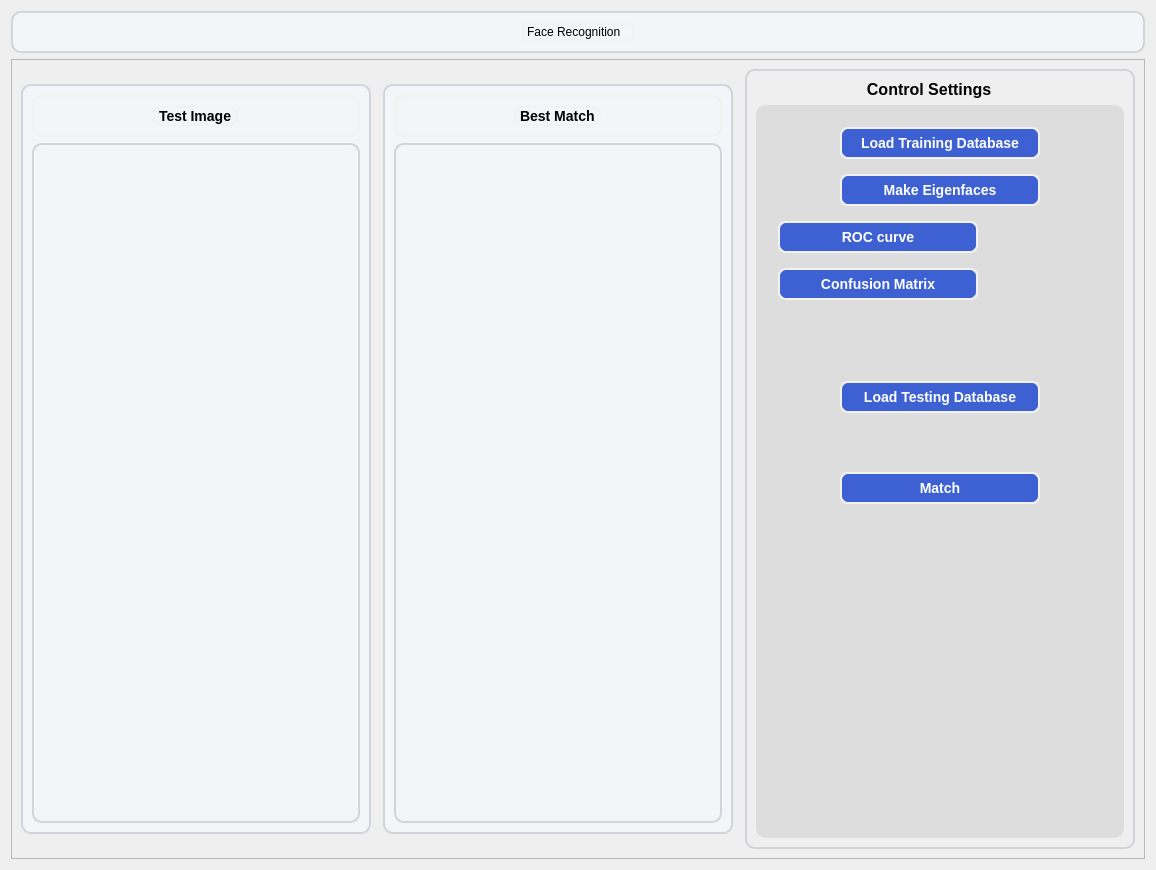
      <widget class="QWidget" name="tab">
       <attribute name="title">
        <string>Face Recognition      </string>
       </attribute>
       <layout class="QVBoxLayout" name="verticalLayout_5">
        <item>
         <widget class="QFrame" name="frame_2">
          <property name="sizePolicy">
           <sizepolicy hsizetype="Preferred" vsizetype="Fixed">
            <horstretch>0</horstretch>
            <verstretch>0</verstretch>
           </sizepolicy>
          </property>
          <property name="styleSheet">
           <string notr="true">background-color:#F4F5F9;
border-radius:10px;
border : 2px solid #D1D5DB; </string>
          </property>
          <property name="frameShape">
           <enum>QFrame::StyledPanel</enum>
          </property>
          <property name="frameShadow">
           <enum>QFrame::Raised</enum>
          </property>
          <layout class="QHBoxLayout" name="horizontalLayout_2">
           <item>
            <spacer name="horizontalSpacer_2">
             <property name="orientation">
              <enum>Qt::Horizontal</enum>
             </property>
             <property name="sizeType">
              <enum>QSizePolicy::Fixed</enum>
             </property>
             <property name="sizeHint" stdset="0">
              <size>
               <width>500</width>
               <height>20</height>
              </size>
             </property>
            </spacer>
           </item>
           <item>
            <widget class="QLabel" name="label">
             <property name="sizePolicy">
              <sizepolicy hsizetype="Preferred" vsizetype="Fixed">
               <horstretch>0</horstretch>
               <verstretch>0</verstretch>
              </sizepolicy>
             </property>
             <property name="styleSheet">
              <string notr="true">font: 16pt &quot;PT Bold Heading&quot;;
border : 2px solid #F2F2F2; </string>
             </property>
             <property name="text">
              <string>Face Recognition</string>
             </property>
            </widget>
           </item>
           <item>
            <spacer name="horizontalSpacer">
             <property name="orientation">
              <enum>Qt::Horizontal</enum>
             </property>
             <property name="sizeType">
              <enum>QSizePolicy::Fixed</enum>
             </property>
             <property name="sizeHint" stdset="0">
              <size>
               <width>500</width>
               <height>20</height>
              </size>
             </property>
            </spacer>
           </item>
          </layout>
         </widget>
        </item>
        <item>
         <widget class="QFrame" name="frame_31">
          <property name="minimumSize">
           <size>
            <width>1000</width>
            <height>800</height>
           </size>
          </property>
          <property name="maximumSize">
           <size>
            <width>2000</width>
            <height>16777215</height>
           </size>
          </property>
          <property name="frameShape">
           <enum>QFrame::StyledPanel</enum>
          </property>
          <property name="frameShadow">
           <enum>QFrame::Raised</enum>
          </property>
          <layout class="QHBoxLayout" name="horizontalLayout_17">
           <property name="spacing">
            <number>12</number>
           </property>
           <item>
            <widget class="QFrame" name="frame_40">
             <property name="minimumSize">
              <size>
               <width>350</width>
               <height>0</height>
              </size>
             </property>
             <property name="maximumSize">
              <size>
               <width>700</width>
               <height>750</height>
              </size>
             </property>
             <property name="styleSheet">
              <string notr="true">background-color:#F4F5F9;
border-radius:10px;
border : 2px solid #D1D5DB; </string>
             </property>
             <property name="frameShape">
              <enum>QFrame::StyledPanel</enum>
             </property>
             <property name="frameShadow">
              <enum>QFrame::Raised</enum>
             </property>
             <layout class="QGridLayout" name="gridLayout_10">
              <item row="0" column="0">
               <widget class="QFrame" name="frame_41">
                <property name="sizePolicy">
                 <sizepolicy hsizetype="Preferred" vsizetype="Fixed">
                  <horstretch>0</horstretch>
                  <verstretch>0</verstretch>
                 </sizepolicy>
                </property>
                <property name="styleSheet">
                 <string notr="true">border : 2px solid #F2F2F2; </string>
                </property>
                <property name="frameShape">
                 <enum>QFrame::StyledPanel</enum>
                </property>
                <property name="frameShadow">
                 <enum>QFrame::Raised</enum>
                </property>
                <layout class="QHBoxLayout" name="horizontalLayout_30">
                 <item alignment="Qt::AlignHCenter">
                  <widget class="QLabel" name="label_3">
                   <property name="sizePolicy">
                    <sizepolicy hsizetype="Preferred" vsizetype="Fixed">
                     <horstretch>0</horstretch>
                     <verstretch>0</verstretch>
                    </sizepolicy>
                   </property>
                   <property name="styleSheet">
                    <string notr="true">color: rgb(0, 0, 0);
font-weight: bold;
font-size: 14px;</string>
                   </property>
                   <property name="text">
                    <string>Test Image</string>
                   </property>
                  </widget>
                 </item>
                </layout>
               </widget>
              </item>
              <item row="1" column="0">
               <widget class="QLabel" name="inputRecognition">
                <property name="minimumSize">
                 <size>
                  <width>0</width>
                  <height>0</height>
                 </size>
                </property>
                <property name="maximumSize">
                 <size>
                  <width>600</width>
                  <height>700</height>
                 </size>
                </property>
                <property name="styleSheet">
                 <string notr="true">background-color:#F4F5F9;
border-radius:10px;
border : 2px solid #D1D5DB; </string>
                </property>
                <property name="text">
                 <string/>
                </property>
               </widget>
              </item>
             </layout>
            </widget>
           </item>
           <item>
            <widget class="QFrame" name="frame_42">
             <property name="minimumSize">
              <size>
               <width>350</width>
               <height>0</height>
              </size>
             </property>
             <property name="maximumSize">
              <size>
               <width>700</width>
               <height>750</height>
              </size>
             </property>
             <property name="styleSheet">
              <string notr="true">background-color:#F4F5F9;
border-radius:10px;
border : 2px solid #D1D5DB; </string>
             </property>
             <property name="frameShape">
              <enum>QFrame::StyledPanel</enum>
             </property>
             <property name="frameShadow">
              <enum>QFrame::Raised</enum>
             </property>
             <layout class="QGridLayout" name="gridLayout_11">
              <item row="1" column="0">
               <widget class="QFrame" name="frame_43">
                <property name="sizePolicy">
                 <sizepolicy hsizetype="Preferred" vsizetype="Fixed">
                  <horstretch>0</horstretch>
                  <verstretch>0</verstretch>
                 </sizepolicy>
                </property>
                <property name="styleSheet">
                 <string notr="true">border : 2px solid #F2F2F2; </string>
                </property>
                <property name="frameShape">
                 <enum>QFrame::StyledPanel</enum>
                </property>
                <property name="frameShadow">
                 <enum>QFrame::Raised</enum>
                </property>
                <layout class="QHBoxLayout" name="horizontalLayout_36">
                 <item alignment="Qt::AlignHCenter">
                  <widget class="QLabel" name="label_34">
                   <property name="sizePolicy">
                    <sizepolicy hsizetype="Preferred" vsizetype="Fixed">
                     <horstretch>0</horstretch>
                     <verstretch>0</verstretch>
                    </sizepolicy>
                   </property>
                   <property name="styleSheet">
                    <string notr="true">color: rgb(0, 0, 0);
font-weight: bold;
font-size: 14px;</string>
                   </property>
                   <property name="text">
                    <string>Best Match</string>
                   </property>
                  </widget>
                 </item>
                </layout>
               </widget>
              </item>
              <item row="3" column="0">
               <widget class="QLabel" name="outputRecognition">
                <property name="maximumSize">
                 <size>
                  <width>600</width>
                  <height>700</height>
                 </size>
                </property>
                <property name="styleSheet">
                 <string notr="true"/>
                </property>
                <property name="text">
                 <string/>
                </property>
               </widget>
              </item>
             </layout>
            </widget>
           </item>
           <item>
            <widget class="QFrame" name="frame_44">
             <property name="minimumSize">
              <size>
               <width>390</width>
               <height>0</height>
              </size>
             </property>
             <property name="maximumSize">
              <size>
               <width>300</width>
               <height>16777215</height>
              </size>
             </property>
             <property name="styleSheet">
              <string notr="true">
font: 10pt &quot;MS Shell Dlg 2&quot;;
border-radius:10px;
border : 2px solid #D1D5DB; </string>
             </property>
             <property name="frameShape">
              <enum>QFrame::StyledPanel</enum>
             </property>
             <property name="frameShadow">
              <enum>QFrame::Raised</enum>
             </property>
             <layout class="QVBoxLayout" name="verticalLayout_9">
              <item>
               <widget class="QLabel" name="label_11">
                <property name="sizePolicy">
                 <sizepolicy hsizetype="Preferred" vsizetype="Fixed">
                  <horstretch>0</horstretch>
                  <verstretch>0</verstretch>
                 </sizepolicy>
                </property>
                <property name="font">
                 <font>
                  <family>MS Shell Dlg 2</family>
                  <pointsize>-1</pointsize>
                  <weight>75</weight>
                  <italic>false</italic>
                  <bold>true</bold>
                 </font>
                </property>
                <property name="styleSheet">
                 <string notr="true">color: rgb(0, 0, 0);
font-weight: bold;
font-size: 16px;
border : none;</string>
                </property>
                <property name="text">
                 <string>                         Control Settings</string>
                </property>
               </widget>
              </item>
              <item>
               <widget class="QFrame" name="uploadButtons_frame">
                <property name="minimumSize">
                 <size>
                  <width>0</width>
                  <height>0</height>
                 </size>
                </property>
                <property name="styleSheet">
                 <string notr="true">background-color: rgb(221, 221, 221);
border : 2px solid #DDDDDD; 
border-radius:10px;</string>
                </property>
                <property name="frameShape">
                 <enum>QFrame::StyledPanel</enum>
                </property>
                <property name="frameShadow">
                 <enum>QFrame::Raised</enum>
                </property>
                <layout class="QVBoxLayout" name="verticalLayout_2">
                 <item>
                  <widget class="QFrame" name="matching_frame">
                   <property name="sizePolicy">
                    <sizepolicy hsizetype="Preferred" vsizetype="Fixed">
                     <horstretch>0</horstretch>
                     <verstretch>0</verstretch>
                    </sizepolicy>
                   </property>
                   <property name="frameShape">
                    <enum>QFrame::StyledPanel</enum>
                   </property>
                   <property name="frameShadow">
                    <enum>QFrame::Raised</enum>
                   </property>
                   <layout class="QVBoxLayout" name="verticalLayout_14">
                    <property name="spacing">
                     <number>15</number>
                    </property>
                    <item alignment="Qt::AlignHCenter">
                     <widget class="QPushButton" name="uploadImage1_button">
                      <property name="minimumSize">
                       <size>
                        <width>200</width>
                        <height>28</height>
                       </size>
                      </property>
                      <property name="maximumSize">
                       <size>
                        <width>100</width>
                        <height>16777215</height>
                       </size>
                      </property>
                      <property name="font">
                       <font>
                        <family>MS Shell Dlg 2</family>
                        <pointsize>-1</pointsize>
                        <weight>75</weight>
                        <italic>false</italic>
                        <bold>true</bold>
                       </font>
                      </property>
                      <property name="styleSheet">
                       <string notr="true">QPushButton {
    background-color: #3D61D3;  /* Same as ComboBox */
    border-radius: 8px;
    color: white;
    border: 2px solid #F2F2F2;
    padding: 6px 12px;
    font-size: 14px;
    font-weight: bold;
    transition: background-color 0.3s ease-in-out;
}

/* Hover effect */
QPushButton:hover {
    background-color: #2C4ABF; /* Slightly darker blue */
}

/* Pressed effect */
QPushButton:pressed {
    background-color: #1F3A93; /* Even darker for press */
}
</string>
                      </property>
                      <property name="text">
                       <string>Load Training Database</string>
                      </property>
                     </widget>
                    </item>
                    <item alignment="Qt::AlignHCenter">
                     <widget class="QPushButton" name="uploadImage2_button">
                      <property name="minimumSize">
                       <size>
                        <width>200</width>
                        <height>28</height>
                       </size>
                      </property>
                      <property name="maximumSize">
                       <size>
                        <width>100</width>
                        <height>16777215</height>
                       </size>
                      </property>
                      <property name="font">
                       <font>
                        <family>MS Shell Dlg 2</family>
                        <pointsize>-1</pointsize>
                        <weight>75</weight>
                        <italic>false</italic>
                        <bold>true</bold>
                       </font>
                      </property>
                      <property name="styleSheet">
                       <string notr="true">QPushButton {
    background-color: #3D61D3;  /* Same as ComboBox */
    border-radius: 8px;
    color: white;
    border: 2px solid #F2F2F2;
    padding: 6px 12px;
    font-size: 14px;
    font-weight: bold;
    transition: background-color 0.3s ease-in-out;
}

/* Hover effect */
QPushButton:hover {
    background-color: #2C4ABF; /* Slightly darker blue */
}

/* Pressed effect */
QPushButton:pressed {
    background-color: #1F3A93; /* Even darker for press */
}
</string>
                      </property>
                      <property name="text">
                       <string>Make Eigenfaces</string>
                      </property>
                     </widget>
                    </item>
                    <item>
                     <widget class="QPushButton" name="rocCurve_button">
                      <property name="minimumSize">
                       <size>
                        <width>200</width>
                        <height>28</height>
                       </size>
                      </property>
                      <property name="maximumSize">
                       <size>
                        <width>100</width>
                        <height>16777215</height>
                       </size>
                      </property>
                      <property name="styleSheet">
                       <string notr="true">QPushButton {
    background-color: #3D61D3;  /* Same as ComboBox */
    border-radius: 8px;
    color: white;
    border: 2px solid #F2F2F2;
    padding: 6px 12px;
    font-size: 14px;
    font-weight: bold;
    transition: background-color 0.3s ease-in-out;
}

/* Hover effect */
QPushButton:hover {
    background-color: #2C4ABF; /* Slightly darker blue */
}

/* Pressed effect */
QPushButton:pressed {
    background-color: #1F3A93; /* Even darker for press */
}
</string>
                      </property>
                      <property name="text">
                       <string>ROC curve</string>
                      </property>
                     </widget>
                    </item>
                    <item>
                     <widget class="QPushButton" name="confusionMatrix_button">
                      <property name="minimumSize">
                       <size>
                        <width>200</width>
                        <height>28</height>
                       </size>
                      </property>
                      <property name="maximumSize">
                       <size>
                        <width>100</width>
                        <height>16777215</height>
                       </size>
                      </property>
                      <property name="styleSheet">
                       <string notr="true">QPushButton {
    background-color: #3D61D3;  /* Same as ComboBox */
    border-radius: 8px;
    color: white;
    border: 2px solid #F2F2F2;
    padding: 6px 12px;
    font-size: 14px;
    font-weight: bold;
    transition: background-color 0.3s ease-in-out;
}

/* Hover effect */
QPushButton:hover {
    background-color: #2C4ABF; /* Slightly darker blue */
}

/* Pressed effect */
QPushButton:pressed {
    background-color: #1F3A93; /* Even darker for press */
}
</string>
                      </property>
                      <property name="text">
                       <string>Confusion Matrix</string>
                      </property>
                     </widget>
                    </item>
                   </layout>
                  </widget>
                 </item>
                 <item>
                  <widget class="QFrame" name="frame_5">
                   <property name="maximumSize">
                    <size>
                     <width>16777215</width>
                     <height>300</height>
                    </size>
                   </property>
                   <property name="frameShape">
                    <enum>QFrame::StyledPanel</enum>
                   </property>
                   <property name="frameShadow">
                    <enum>QFrame::Raised</enum>
                   </property>
                   <layout class="QVBoxLayout" name="verticalLayout_10">
                    <item alignment="Qt::AlignHCenter">
                     <widget class="QPushButton" name="pushButton">
                      <property name="minimumSize">
                       <size>
                        <width>200</width>
                        <height>28</height>
                       </size>
                      </property>
                      <property name="maximumSize">
                       <size>
                        <width>100</width>
                        <height>16777215</height>
                       </size>
                      </property>
                      <property name="styleSheet">
                       <string notr="true">QPushButton {
    background-color: #3D61D3;  /* Same as ComboBox */
    border-radius: 8px;
    color: white;
    border: 2px solid #F2F2F2;
    padding: 6px 12px;
    font-size: 14px;
    font-weight: bold;
    transition: background-color 0.3s ease-in-out;
}

/* Hover effect */
QPushButton:hover {
    background-color: #2C4ABF; /* Slightly darker blue */
}

/* Pressed effect */
QPushButton:pressed {
    background-color: #1F3A93; /* Even darker for press */
}
</string>
                      </property>
                      <property name="text">
                       <string>Load Testing Database</string>
                      </property>
                     </widget>
                    </item>
                    <item alignment="Qt::AlignHCenter">
                     <widget class="QPushButton" name="applyMethods_button">
                      <property name="minimumSize">
                       <size>
                        <width>200</width>
                        <height>0</height>
                       </size>
                      </property>
                      <property name="maximumSize">
                       <size>
                        <width>100</width>
                        <height>16777215</height>
                       </size>
                      </property>
                      <property name="styleSheet">
                       <string notr="true">QPushButton {
    background-color: #3D61D3;  /* Same as ComboBox */
    border-radius: 8px;
    color: white;
    border: 2px solid #F2F2F2;
    padding: 6px 12px;
    font-size: 14px;
    font-weight: bold;
    transition: background-color 0.3s ease-in-out;
}

/* Hover effect */
QPushButton:hover {
    background-color: #2C4ABF; /* Slightly darker blue */
}

/* Pressed effect */
QPushButton:pressed {
    background-color: #1F3A93; /* Even darker for press */
}
</string>
                      </property>
                      <property name="text">
                       <string>Match</string>
                      </property>
                     </widget>
                    </item>
                   </layout>
                  </widget>
                 </item>
                 <item>
                  <widget class="QFrame" name="frame_7">
                   <property name="frameShape">
                    <enum>QFrame::StyledPanel</enum>
                   </property>
                   <property name="frameShadow">
                    <enum>QFrame::Raised</enum>
                   </property>
                   <layout class="QVBoxLayout" name="verticalLayout_15">
                    <item>
                     <widget class="QFrame" name="frame_10">
                      <property name="frameShape">
                       <enum>QFrame::StyledPanel</enum>
                      </property>
                      <property name="frameShadow">
                       <enum>QFrame::Raised</enum>
                      </property>
                      <layout class="QHBoxLayout" name="horizontalLayout"/>
                     </widget>
                    </item>
                    <item>
                     <widget class="QFrame" name="frame_12">
                      <property name="frameShape">
                       <enum>QFrame::StyledPanel</enum>
                      </property>
                      <property name="frameShadow">
                       <enum>QFrame::Raised</enum>
                      </property>
                      <layout class="QHBoxLayout" name="horizontalLayout_4"/>
                     </widget>
                    </item>
                   </layout>
                  </widget>
                 </item>
                </layout>
               </widget>
              </item>
             </layout>
            </widget>
           </item>
          </layout>
         </widget>
        </item>
       </layout>
      </widget>
